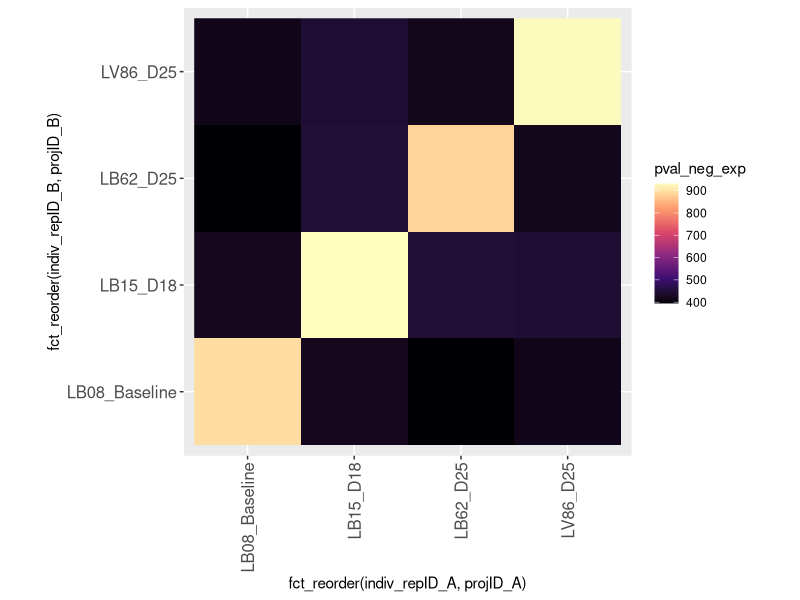

Write the R code that produced this figure.
#!/usr/bin/env Rscript

# Plot heatmap of the exponents of SMaSH pvalues (because the pvalue floats are too small for R to handle for many datasets)

## Pass in args for plot size and text size
args <- commandArgs(trailingOnly=TRUE)
# test if there is at least one argument: if not, set default plot width (in cm)
if (length(args)==0) {
  args <- 30
} else if (length(args)==1) {
  # default plot test size
  args[2] = 4
}

plotWidth <- args[1]
plotTextSize <- args[2]

## Setup
library(readr)
library(stringr)
library(tidyr)
library(dplyr)
library(forcats)
library(ggplot2)

## Read in data
pval_out <- read_tsv("pval_out.txt", col_types = paste(rep("c",360), collapse=''))

pval_out <- pval_out %>%
  mutate(across(ends_with(".bam"), function(x) str_extract(x, pattern = "E-[0-9]+")),
         across(ends_with(".bam"), function(x) as.numeric(str_extract(x, pattern = "[0-9]+"))))

to_plot <- pval_out %>%
  rename(sample_A = ".") %>%
  pivot_longer(cols = ends_with(".bam"),
               names_to = "sample_B",
               values_to = "pval_neg_exp") %>%
  mutate(sample_A = str_replace_all(sample_A, "-", "_"),
         sample_B = str_replace_all(sample_B, "-", "_")) %>%
  separate_wider_delim(cols = c("sample_A"),
                       delim = "_",
                       names = c("projID_A", "sampID_A", "indivID_A", "repID_A"),
                       too_many = "drop") %>%
  separate_wider_delim(cols = c("sample_B"),
                       delim = "_",
                       names = c("projID_B", "sampID_B", "indivID_B", "repID_B"),
                       too_many = "drop") %>%
  mutate(self = indivID_A == indivID_B,
         proj_sampID_A = paste0(projID_A, sampID_A),
         proj_sampID_B = paste0(projID_B, sampID_B),
         indiv_repID_A = paste0(indivID_A, "_", repID_A),
         indiv_repID_B = paste0(indivID_B, "_", repID_B)) %>%
  select(proj_sampID_A, proj_sampID_B, everything())

p <- to_plot %>%
  ggplot(data=., aes(x=fct_reorder(indiv_repID_A, projID_A), 
                     y=fct_reorder(indiv_repID_B, projID_B), 
                     fill=pval_neg_exp)) +
  geom_raster() +
  scale_fill_viridis_c(option="magma") +
  theme(axis.text = element_text(size=plotTextSize),
        axis.text.x = element_text(angle=90, hjust = 1, vjust=0.5),
        aspect.ratio = 1) 

ggsave(filename = "SMaSH_pval_heatmap.png", plot = p, device = "png", width = plotWidth, height = plotWidth, units = "cm")

